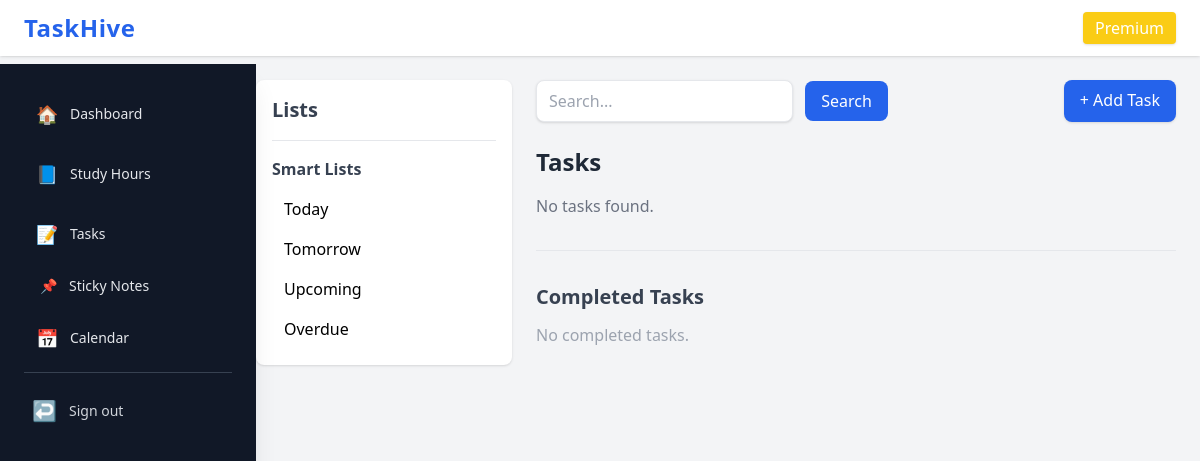
Before: /tasks/list/ (signed in) with the older database file.
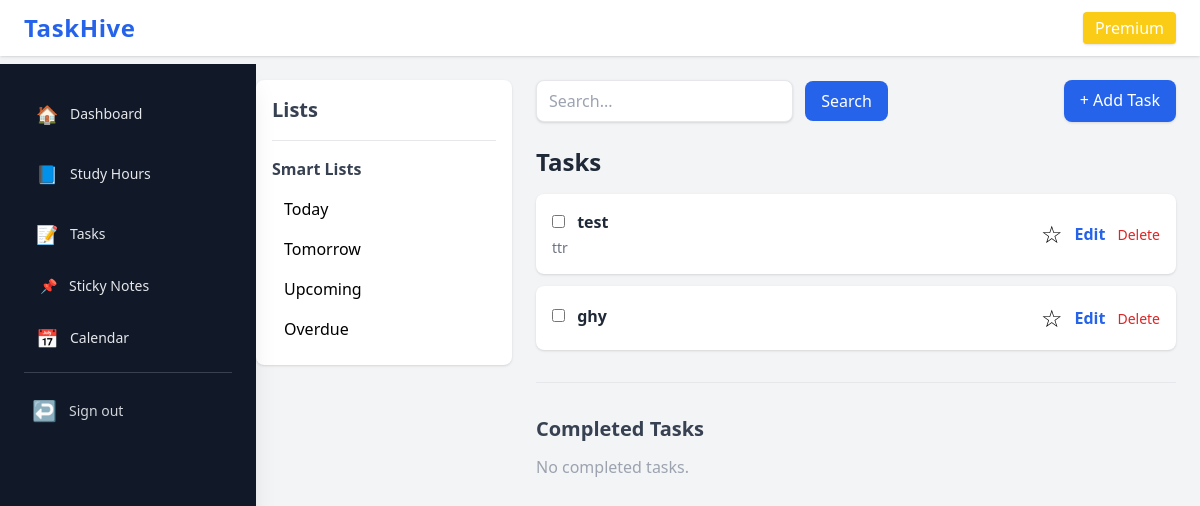
After: the same page with the newer database file.
### tasks/models.py (models this page shows, shortened)
class Task(models.Model):
    user = models.ForeignKey(User, on_delete=models.CASCADE)
    owner = models.ForeignKey(
        User,
        on_delete=models.CASCADE,
        related_name="task_owner",
        null=True,
        blank=True
    )
    category = models.ForeignKey(Category, on_delete=models.SET_NULL, null=True, blank=True)
    title = models.CharField(max_length=255)
    description = models.TextField(blank=True)
    priority = models.CharField(max_length=10, choices=PRIORITY, default='medium')
    due_date = models.DateTimeField(null=True, blank=True)
    reminder_at = models.DateTimeField(null=True, blank=True)
    starred = models.BooleanField(default=False)
    completed = models.BooleanField(default=False)
    repeat = models.CharField(max_length=20, choices=REPEAT, default='none')
    created_at = models.DateTimeField(auto_now_add=True)

### tasks/views.py (the view)
# urls.py: path("list/", views.task_home, name="home"),
@login_required
def task_home(request):
    tasks = Task.objects.filter(user=request.user, completed=False)
    completed_tasks = Task.objects.filter(user=request.user, completed=True)
    auto = request.GET.get("auto")
    now = timezone.now()
    today_start = now.replace(hour=0, minute=0, second=0, microsecond=0)
    today_end = today_start + timezone.timedelta(days=1)
    tomorrow_start = today_start + timezone.timedelta(days=1)
    tomorrow_end = today_start + timezone.timedelta(days=2)
    upcoming_end = today_start + timezone.timedelta(days=7)
    if auto == "today":
        tasks = tasks.filter(due_date__gte=today_start, due_date__lt=today_end)
    elif auto == "tomorrow":
        tasks = tasks.filter(due_date__gte=tomorrow_start, due_date__lt=tomorrow_end)
    elif auto == "upcoming":
        tasks = tasks.filter(due_date__gte=today_end, due_date__lt=upcoming_end)
    elif auto == "overdue":
        tasks = tasks.filter(due_date__lt=today_start, completed=False)
    query = request.GET.get("search", "")
    if query:
        tasks = tasks.filter(title__icontains=query)
    categories = Category.objects.filter(user=request.user)
    return render(request, "tasks/tasks.html", {
        "tasks": tasks,
        "completed_tasks": completed_tasks,
        "categories": categories,
    })

### tasks/templates/tasks/tasks.html (shortened to what this page needs)
{% extends "dashboard/base.html" %}
{% load static %}
{% block content %}
<div class="flex gap-6">
    <aside class="w-64 bg-white shadow p-4 rounded-lg h-fit">
        <h2 class="text-xl font-bold mb-4 text-gray-700">Lists</h2>
        <hr class="my-4">
        <h3 class="font-semibold mb-2 text-gray-700">Smart Lists</h3>
        <a href="?auto=today" class="block py-2 hover:bg-gray-100 px-3 rounded">Today</a>
        <a href="?auto=tomorrow" class="block py-2 hover:bg-gray-100 px-3 rounded">Tomorrow</a>
        <a href="?auto=upcoming" class="block py-2 hover:bg-gray-100 px-3 rounded">Upcoming</a>
        <a href="?auto=overdue" class="block py-2 hover:bg-gray-100 px-3 rounded">Overdue</a>
    </aside>
    <main class="flex-1">
        <div class="flex justify-between mb-6">
            <form method="GET">
                <input type="text" name="search" placeholder="Search..."
                       class="bg-white shadow px-3 py-2 rounded-lg border border-gray-200">
                <button class="bg-blue-600 text-white px-4 py-2 rounded-lg ml-2">Search</button>
            </form>
            <a href="{% url 'tasks:add' %}"
               class="bg-blue-600 px-4 py-2 rounded-lg text-white shadow">
               + Add Task
            </a>
        </div>
        <h2 class="text-2xl font-bold mb-4 text-gray-800">Tasks</h2>
        {% for t in tasks %}
            <div class="bg-white p-4 rounded-lg shadow mb-3 flex justify-between items-center">
                <div>
                    <input type="checkbox"
                           onclick="location.href='{% url 'tasks:complete' t.id %}'"
                           class="mr-2">
                    <a href="{% url 'tasks:detail' t.id %}"
                       class="font-semibold text-gray-800">
                       {{ t.title }}
                    </a>
                    <div class="text-gray-500 text-sm mt-1">
                        {{ t.description|truncatewords:10 }}
                    </div>
                </div>
                <div class="flex items-center gap-3">
                    <a href="{% url 'tasks:star' t.id %}" class="text-2xl">
                        {% if t.starred %}⭐{% else %}☆{% endif %}
                    </a>
    <a href="{% url 'tasks:edit_task' t.id %}"
       class="text-blue-600 hover:text-blue-800 font-semibold">
       Edit
    </a>
   <form action="{% url 'tasks:delete_task' t.id %}" method="POST"
      onsubmit="return confirm('Delete this completed task?');">
    <button class="text-red-600 hover:text-red-800 text-sm">Delete</button>
</form>
                </div>
            </div>
        {% empty %}
            <p class="text-gray-500">No tasks found.</p>
        {% endfor %}
        <hr class="my-8">
        <h3 class="text-xl font-semibold mb-3 text-gray-700">Completed Tasks</h3>
{% for t in completed_tasks %}
    <div class="bg-gray-200 p-4 rounded mb-2 text-gray-700 flex justify-between items-center">
        ✔ {{ t.title }}
        <form action="{% url 'tasks:delete_task' t.id %}" method="POST"
              onsubmit="return confirm('Delete this completed task?');">
            {% csrf_token %}
            <button class="text-red-600 hover:text-red-800 text-sm">Delete</button>
        </form>
    </div>
{% empty %}
    <p class="text-gray-400">No completed tasks.</p>
{% endfor %}
    </main>
</div>
{% endblock %}

Changed rows visible on the page:
added Task: title "test", description "ttr"
added Task: title "ghy"
Other visible differences:
text no longer shown: "No tasks found."
